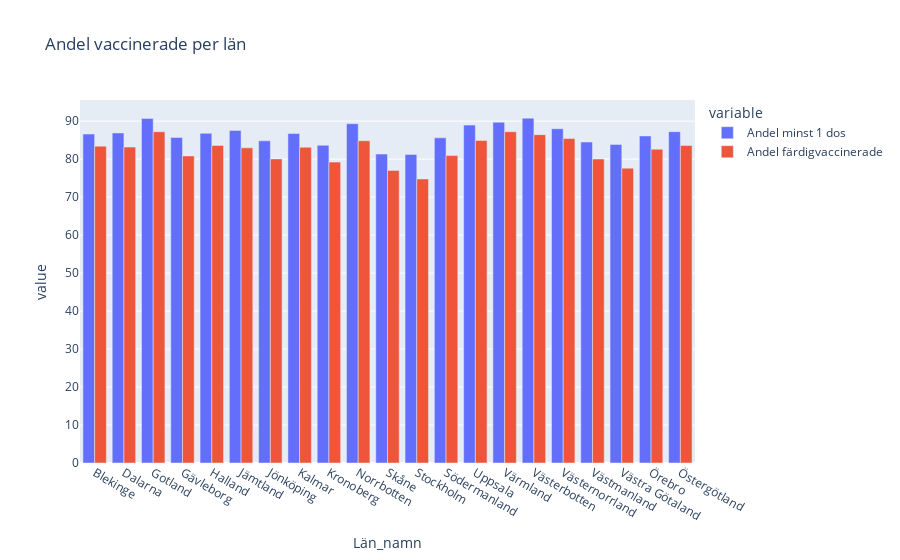

Notebook code for this chart:
### Markdown cell above
### e) Rita stapeldiagram för andel med minst 1 dos per län och andel färdigvaccinerade per län

### Code cell
vaccinerade_län = vaccinerade_riket.groupby("Län_namn").sum()
vaccinerade_län.drop(["Län", "Kommun"], axis="columns", inplace=True)

vaccinerade_län["Andel minst 1 dos"] = vaccinerade_län["Antal minst 1 dos"] /  vaccinerade_län["Befolkning"] * 100
vaccinerade_län["Andel färdigvaccinerade"] = vaccinerade_län["Antal färdigvaccinerade"] /  vaccinerade_län["Befolkning"] * 100

fig = px.bar(vaccinerade_län, x=vaccinerade_län.index, y=["Andel minst 1 dos", "Andel färdigvaccinerade"], barmode='group', title="Andel vaccinerade per län")
fig.show()

### Figure 1 — Plotly figure (JSON) as saved in the notebook; plotly's stock layout.template omitted (floating-point values rounded to 4 significant figures)
{"data": [{"alignmentgroup": "True", "hovertemplate": "variable=Andel minst 1 dos<br>Län_namn=%{x}<br>value=%{y}<extra></extra>", "legendgroup": "Andel minst 1 dos", "marker": {"color": "#636efa", "pattern": {"shape": ""}}, "name": "Andel minst 1 dos", "offsetgroup": "Andel minst 1 dos", "orientation": "v", "showlegend": true, "textposition": "auto", "type": "bar", "x": ["Blekinge", "Dalarna", "Gotland", "Gävleborg", "Halland", "Jämtland", "Jönköping", "Kalmar", "Kronoberg", "Norrbotten", "Skåne", "Stockholm", "Södermanland", "Uppsala", "Värmland", "Västerbotten", "Västernorrland", "Västmanland", "Västra Götaland", "Örebro", "Östergötland"], "xaxis": "x", "y": [86.6, 86.89, 90.72, 85.72, 86.79, 87.52, 84.83, 86.73, 83.64, 89.33, 81.33, 81.22, 85.61, 88.96, 89.73, 90.79, 88.0, 84.51, 83.88, 86.11, 87.23], "yaxis": "y"}, {"alignmentgroup": "True", "hovertemplate": "variable=Andel färdigvaccinerade<br>Län_namn=%{x}<br>value=%{y}<extra></extra>", "legendgroup": "Andel färdigvaccinerade", "marker": {"color": "#EF553B", "pattern": {"shape": ""}}, "name": "Andel färdigvaccinerade", "offsetgroup": "Andel färdigvaccinerade", "orientation": "v", "showlegend": true, "textposition": "auto", "type": "bar", "x": ["Blekinge", "Dalarna", "Gotland", "Gävleborg", "Halland", "Jämtland", "Jönköping", "Kalmar", "Kronoberg", "Norrbotten", "Skåne", "Stockholm", "Södermanland", "Uppsala", "Värmland", "Västerbotten", "Västernorrland", "Västmanland", "Västra Götaland", "Örebro", "Östergötland"], "xaxis": "x", "y": [83.42, 83.16, 87.21, 80.84, 83.61, 82.98, 80.06, 83.14, 79.21, 84.84, 77.04, 74.78, 80.94, 84.89, 87.22, 86.44, 85.42, 80.04, 77.63, 82.62, 83.59], "yaxis": "y"}], "layout": {"barmode": "group", "legend": {"title": {"text": "variable"}, "tracegroupgap": 0}, "title": {"text": "Andel vaccinerade per län"}, "xaxis": {"anchor": "y", "domain": [0, 1], "title": {"text": "Län_namn"}}, "yaxis": {"anchor": "x", "domain": [0, 1], "title": {"text": "value"}}}}
